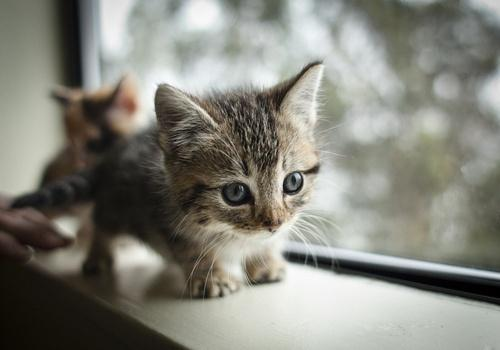
#> input picture kitten.jpg, 500 x 350 px
$ jupyter execute --allow-errors image_processing.ipynb   (shell and % lines are left out)
#> lines starting #> are read from the running program, lines starting #| are printed output that depends on the picture
# Image Processing Pratice

In this exercise, we will practice some basic manipulations in image processing such. We will work with image histogram, filter in spatial domain and frequency domain. Your work is to fill code in #TODO

[cell 1]
import cv2
import numpy as np
# import matplotlib
import matplotlib.pyplot as plt

[cell 2]
plt.rcParams['figure.figsize'] = (9,6)

[cell 3]
# Plot an image in an easy way
def plot_image(img, title="", cmap=None, size=(9,6)):
    plt.figure(figsize=size)
    plt.imshow(img, cmap),plt.title(title)
    plt.xticks([]), plt.yticks([])
    plt.show()

[cell 4]
img = cv2.imread('kitten.jpg')
#> img is the input picture: shape (350, 500, 3); mean B, G, R 122.9, 131.8, 132
plt.imshow(cv2.cvtColor(img, cv2.COLOR_BGR2RGB))

## Caculating histogram

Caculating histogram of each channel, with the order of color channels: Blue, Green, Red

[cell 5]
hist_green = cv2.calcHist([img],[1],None,[256],[0,256])
#> hist_green = 256 values, max 1759 at index 20, min 1 at index 254, mean 683.6
hist_red = cv2.calcHist([img],[2],None,[256],[0,256])
#> hist_red = 256 values, max 1858 at index 23, min 2 at index 255, mean 683.6

Histogram of Blue Channel

[cell 6]
hist_blue = cv2.calcHist([img],[0],None,[256],[0,256])
#> hist_blue = 256 values, max 1654 at index 18, min 1 at index 252, mean 683.6
plt.title("Histogram of Blue Channel")
plt.plot(hist_blue)
plt.show()
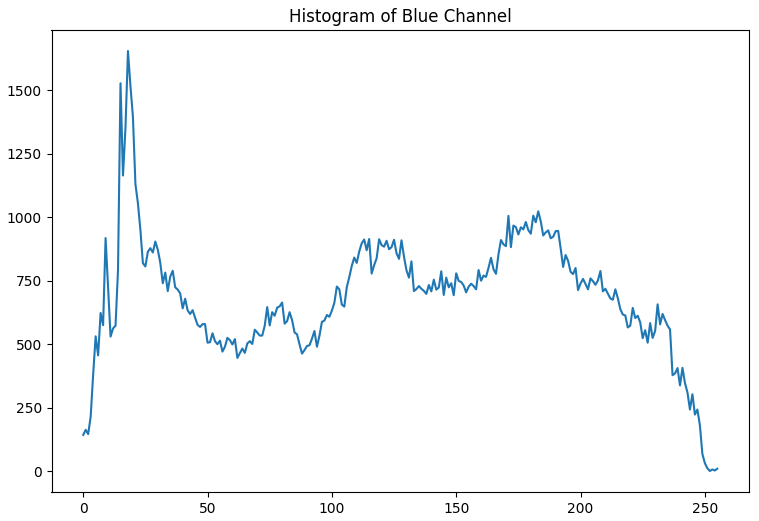
#> figure drawn by matplotlib, 1 panel; curve peaks at x = 18, y = 1654

Histogram of Green Channel
Calculate the histogram of green channel then plot the output

#> (a cell that did not finish here is left out)

Histogram of Red Channel
Calculate the histogram of green channel then plot the output

#> (a cell that did not finish here is left out)

Histogram of 3 channels
Plot 3 channels in a single graph

[cell 9]
plt.title("Histogram of Three Channel")
# TODO

## Filter in spatial domain

### Average Filter

#### Mask 1

[cell 10]
img = cv2.imread('kitten.jpg')
img = cv2.cvtColor(img, cv2.COLOR_BGR2RGB)

[cell 11]
mask1 = np.ones((5,5),np.float32)/25

We can use **cv2.filter2D** function to apply the convolutional operator

[cell 12]
result = cv2.filter2D(img,-1,mask1)

[cell 13]
plot_image(img, "Original")
plot_image(result, "Averaging")

#### Mask 2

Use filter2D to filter **kitten,jpg** with mask2
mask 2 = 1/10*[[1 1 1],
          [1 2 1],
          [1 1 1]]
then plot the output

[cell 14]
img = cv2.imread('kitten.jpg')
img = cv2.cvtColor(img, cv2.COLOR_BGR2RGB)

#> (a cell that did not finish here is left out)

### Median Filter

[cell 16]
img = cv2.imread('penguin.png')
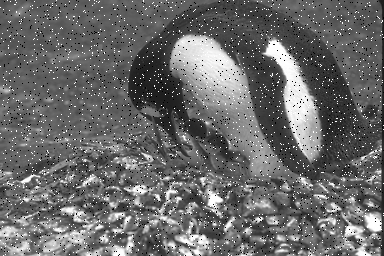
#> input picture penguin.png, 384 x 256 px
#> img is the input picture: shape (256, 384, 3); min 0, max 255, mean 106
img = cv2.cvtColor(img, cv2.COLOR_BGR2RGB)

[cell 17]
median = cv2.medianBlur(img, 3)
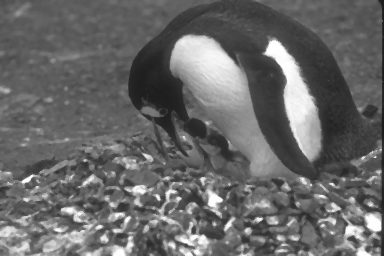
#> median: shape (256, 384, 3); min 26, max 255, mean 104.2

[cell 18]
plot_image(img, "Original")

[cell 19]
plot_image(median, "Median")

Apply median filter with another image of your own choice, try with different parameter,
then plot the output
See more at http://docs.opencv.org/3.1.0/d4/d86/group__imgproc__filter.html#ga564869aa33e58769b4469101aac458f9

[cell 20]
# TODO

### Highboost Filtering using Laplace mask

[cell 21]
img = cv2.imread("kitten.jpg")
img = cv2.cvtColor(img, cv2.COLOR_BGR2RGB)

[cell 22]
c = 0.0
mask3 = np.array([[0, -1,0],
                 [-1, 4+c, -1],
                 [0, -1,0]])

[cell 23]
result = cv2.filter2D(img,-1,mask3)
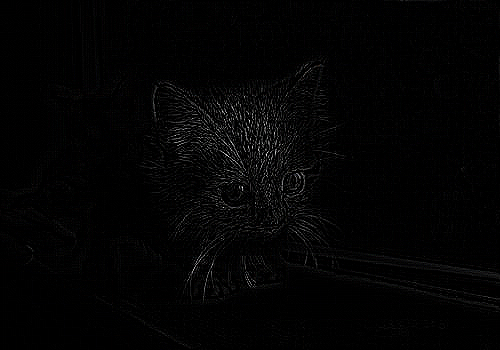
#> result: shape (350, 500, 3); mean R, G, B 3.5, 3.5, 3.6

[cell 24]
plot_image(img, "Original")
plot_image(result, "Laplace")

Apply with another image of your own choice and with different value of parameter **c**
and plot the output

[cell 25]
# TODO

## Frequencies Domain

[cell 26]
img = cv2.imread('kitten.jpg', 0)
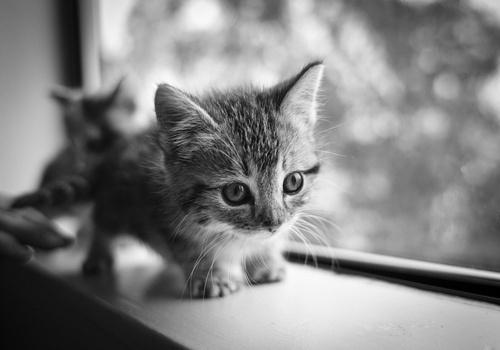
#> img: shape (350, 500); min 0, max 255, mean 130.8
f = np.fft.fft2(img)
fshift = np.fft.fftshift(f)
magnitude_spectrum = 20*np.log(np.abs(fshift))
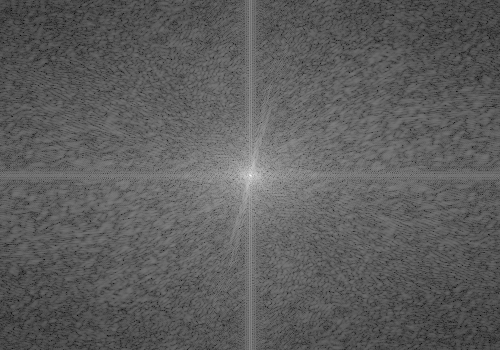
#> magnitude_spectrum: shape (350, 500) float64; min 36.99, max 338.9, mean 147.9; drawn with min black and max white
